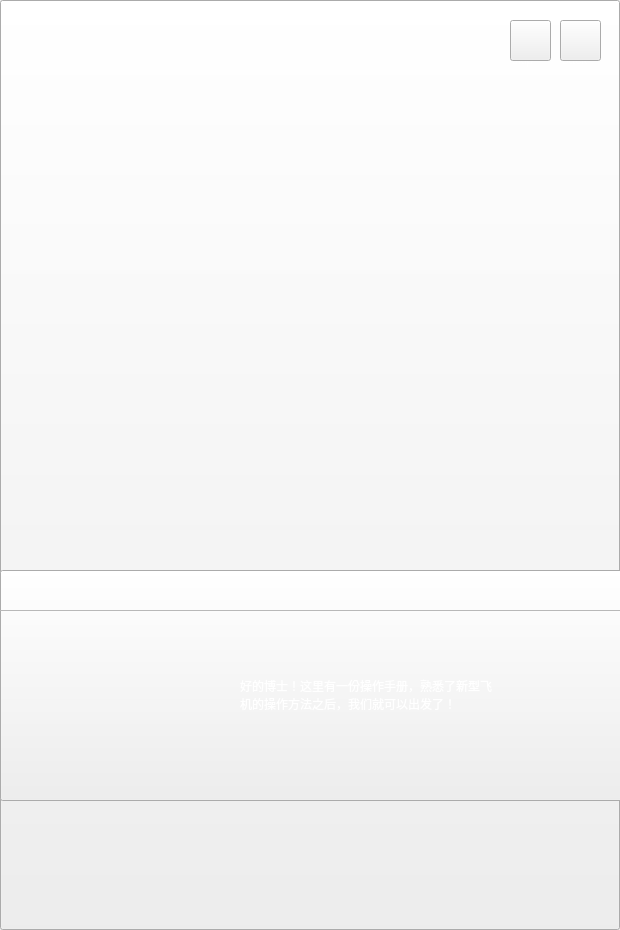
<?xml version="1.0" encoding="UTF-8"?>
<ui version="4.0">
 <class>pseven</class>
 <widget class="QWidget" name="pseven">
  <property name="geometry">
   <rect>
    <x>0</x>
    <y>0</y>
    <width>620</width>
    <height>930</height>
   </rect>
  </property>
  <property name="windowTitle">
   <string>Form</string>
  </property>
  <widget class="QPushButton" name="buttonone">
   <property name="geometry">
    <rect>
     <x>0</x>
     <y>0</y>
     <width>620</width>
     <height>930</height>
    </rect>
   </property>
   <property name="styleSheet">
    <string notr="true">border-image: url(:/ui/bgtwoo.png);</string>
   </property>
   <property name="text">
    <string/>
   </property>
  </widget>
  <widget class="QToolButton" name="toolButton_2">
   <property name="geometry">
    <rect>
     <x>70</x>
     <y>590</y>
     <width>121</width>
     <height>141</height>
    </rect>
   </property>
   <property name="styleSheet">
    <string notr="true">
border-image: url(:/ui/character_robot_cheer1.png);</string>
   </property>
   <property name="text">
    <string/>
   </property>
  </widget>
  <widget class="QToolButton" name="toolButton">
   <property name="geometry">
    <rect>
     <x>0</x>
     <y>570</y>
     <width>631</width>
     <height>231</height>
    </rect>
   </property>
   <property name="styleSheet">
    <string notr="true">border-image: url(:/new/prefix1/ui/contact.png);</string>
   </property>
   <property name="text">
    <string/>
   </property>
  </widget>
  <widget class="QPushButton" name="pushButton_3">
   <property name="geometry">
    <rect>
     <x>0</x>
     <y>0</y>
     <width>620</width>
     <height>930</height>
    </rect>
   </property>
   <property name="styleSheet">
    <string notr="true">background:transparent;</string>
   </property>
   <property name="text">
    <string/>
   </property>
   <property name="flat">
    <bool>true</bool>
   </property>
  </widget>
  <widget class="QLabel" name="label">
   <property name="geometry">
    <rect>
     <x>240</x>
     <y>640</y>
     <width>261</width>
     <height>110</height>
    </rect>
   </property>
   <property name="sizePolicy">
    <sizepolicy hsizetype="Fixed" vsizetype="Preferred">
     <horstretch>0</horstretch>
     <verstretch>0</verstretch>
    </sizepolicy>
   </property>
   <property name="styleSheet">
    <string notr="true">color: rgb(255, 255, 255);
font: 75 11pt &quot;微软雅黑&quot;;</string>
   </property>
   <property name="text">
    <string>好的博士！这里有一份操作手册，熟悉了新型飞机的操作方法之后，我们就可以出发了！</string>
   </property>
   <property name="alignment">
    <set>Qt::AlignLeading|Qt::AlignLeft|Qt::AlignVCenter</set>
   </property>
   <property name="wordWrap">
    <bool>true</bool>
   </property>
  </widget>
  <widget class="QFrame" name="frame">
   <property name="geometry">
    <rect>
     <x>-50</x>
     <y>-10</y>
     <width>691</width>
     <height>621</height>
    </rect>
   </property>
   <property name="styleSheet">
    <string notr="true">border-image: url(:/ui/9.png);</string>
   </property>
   <property name="frameShape">
    <enum>QFrame::StyledPanel</enum>
   </property>
   <property name="frameShadow">
    <enum>QFrame::Raised</enum>
   </property>
  </widget>
  <widget class="QLabel" name="label_3">
   <property name="geometry">
    <rect>
     <x>562</x>
     <y>52</y>
     <width>41</width>
     <height>16</height>
    </rect>
   </property>
   <property name="styleSheet">
    <string notr="true">color: rgb(255, 255, 255);

font: 75 8pt &quot;Cooper Black&quot;;</string>
   </property>
   <property name="text">
    <string>back</string>
   </property>
  </widget>
  <widget class="QPushButton" name="pushButton_4">
   <property name="geometry">
    <rect>
     <x>505</x>
     <y>20</y>
     <width>51</width>
     <height>51</height>
    </rect>
   </property>
   <property name="styleSheet">
    <string notr="true">background:transparent;</string>
   </property>
   <property name="text">
    <string/>
   </property>
   <property name="flat">
    <bool>true</bool>
   </property>
  </widget>
  <widget class="QLabel" name="label_2">
   <property name="geometry">
    <rect>
     <x>512</x>
     <y>52</y>
     <width>41</width>
     <height>16</height>
    </rect>
   </property>
   <property name="styleSheet">
    <string notr="true">color: rgb(255, 255, 255);

font: 75 8pt &quot;Cooper Black&quot;;</string>
   </property>
   <property name="text">
    <string>skip</string>
   </property>
  </widget>
  <widget class="QPushButton" name="pushButton_5">
   <property name="geometry">
    <rect>
     <x>560</x>
     <y>20</y>
     <width>51</width>
     <height>51</height>
    </rect>
   </property>
   <property name="styleSheet">
    <string notr="true">background:transparent;</string>
   </property>
   <property name="text">
    <string/>
   </property>
   <property name="flat">
    <bool>true</bool>
   </property>
  </widget>
  <widget class="QPushButton" name="pushButton_6">
   <property name="geometry">
    <rect>
     <x>560</x>
     <y>20</y>
     <width>41</width>
     <height>41</height>
    </rect>
   </property>
   <property name="styleSheet">
    <string notr="true">border-image: url(:/ui/ship_0001.png);</string>
   </property>
   <property name="text">
    <string/>
   </property>
  </widget>
  <widget class="QPushButton" name="pushButton_2">
   <property name="geometry">
    <rect>
     <x>510</x>
     <y>20</y>
     <width>41</width>
     <height>41</height>
    </rect>
   </property>
   <property name="styleSheet">
    <string notr="true">border-image: url(:/ui/ship_0003.png);</string>
   </property>
   <property name="text">
    <string/>
   </property>
  </widget>
  <zorder>buttonone</zorder>
  <zorder>toolButton_2</zorder>
  <zorder>toolButton</zorder>
  <zorder>label</zorder>
  <zorder>label_3</zorder>
  <zorder>label_2</zorder>
  <zorder>pushButton_6</zorder>
  <zorder>pushButton_2</zorder>
  <zorder>frame</zorder>
  <zorder>pushButton_3</zorder>
  <zorder>pushButton_4</zorder>
  <zorder>pushButton_5</zorder>
 </widget>
 <resources/>
 <connections/>
</ui>
